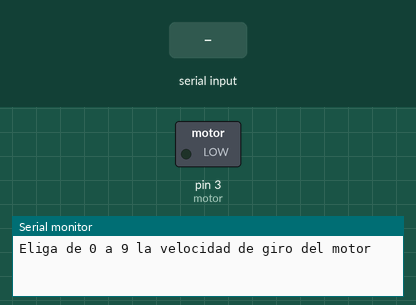
Recording of a sketch running on a simulated Arduino Uno, built with avr-gcc and run on an emulated ATmega328P. On the bench: switched loads named in the sketch (green lamp = pin HIGH), the last lines printed to the serial monitor. The inputs (shaded band) are chosen by the test bench.

Above: at 1.2 s.
1.3 s: "1" received over Serial
At 1.7 s:
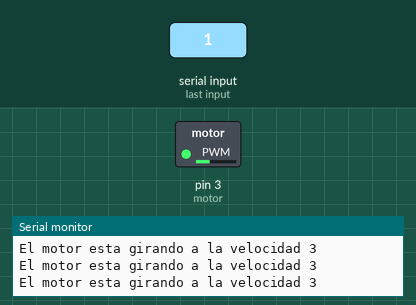
Timing chart, 0 to 4.3 s (numbered marks = the images above; inputs shaded):
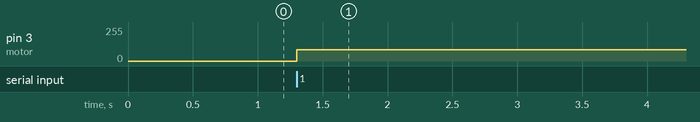

Measured:
- after the input at 1.3 s, pin 3 (motor): 0/255 → 85/255 at once

The sketch:

Sketch_Motor.ino
```cpp
int motor=3;     //Declara Pin del motor

void setup() {
  Serial.begin(9600);
  Serial.println("Eliga de 0 a 9 la velocidad de giro del motor");
}


void loop() {

  // Si hay algun valor en la Consola Serial
  if (Serial.available()){

    //Variable donde se guarda el caracter enviado desde teclado
    char a = '3';//Serial.read();

    // Si el caracter ingresado esta entre 0 y 9
    if (a>='0' && a<='9'){

      //Variable para escalar el valor ingresado a rango de PWM
      int velocidad = map(a,'0','9',0,255);
      //Escritura de PWM al motor
      analogWrite(motor,velocidad);
      //Mensaje para el usuario
      Serial.print("El motor esta girando a la velocidad ");
      Serial.println(a);

    } else {

      Serial.print("Velocidad invalida");
      Serial.println(a);

    }
  }
}
```
